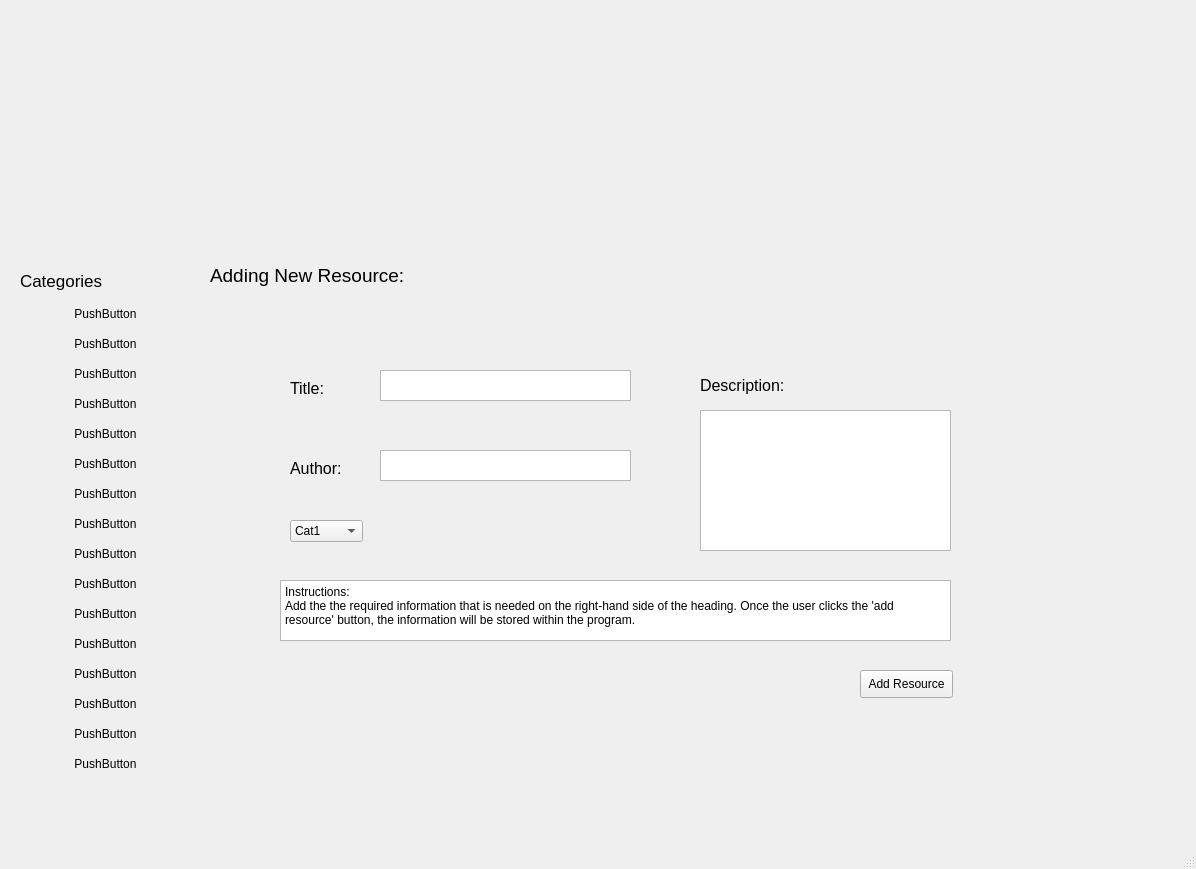
<?xml version="1.0" encoding="UTF-8"?>
<ui version="4.0">
 <class>MainWindow</class>
 <widget class="QMainWindow" name="MainWindow">
  <property name="geometry">
   <rect>
    <x>0</x>
    <y>0</y>
    <width>1196</width>
    <height>869</height>
   </rect>
  </property>
  <property name="windowTitle">
   <string>MainWindow</string>
  </property>
  <widget class="QWidget" name="centralwidget">
   <widget class="QPushButton" name="btnCat9">
    <property name="geometry">
     <rect>
      <x>10</x>
      <y>540</y>
      <width>191</width>
      <height>28</height>
     </rect>
    </property>
    <property name="styleSheet">
     <string notr="true">background-color: transparent;
border-image: url(:off.png);
background: none;
border: none;
background-repeat: none;</string>
    </property>
    <property name="text">
     <string>PushButton</string>
    </property>
   </widget>
   <widget class="QPushButton" name="btnCat15">
    <property name="geometry">
     <rect>
      <x>10</x>
      <y>720</y>
      <width>191</width>
      <height>28</height>
     </rect>
    </property>
    <property name="styleSheet">
     <string notr="true">background-color: transparent;
border-image: url(:off.png);
background: none;
border: none;
background-repeat: none;</string>
    </property>
    <property name="text">
     <string>PushButton</string>
    </property>
   </widget>
   <widget class="QPushButton" name="btnCat16">
    <property name="geometry">
     <rect>
      <x>10</x>
      <y>750</y>
      <width>191</width>
      <height>28</height>
     </rect>
    </property>
    <property name="styleSheet">
     <string notr="true">background-color: transparent;
border-image: url(:off.png);
background: none;
border: none;
background-repeat: none;</string>
    </property>
    <property name="text">
     <string>PushButton</string>
    </property>
   </widget>
   <widget class="QPushButton" name="btnCat1">
    <property name="geometry">
     <rect>
      <x>10</x>
      <y>300</y>
      <width>191</width>
      <height>28</height>
     </rect>
    </property>
    <property name="styleSheet">
     <string notr="true">background-color: transparent;
border-image: url(:off.png);
background: none;
border: none;
background-repeat: none;</string>
    </property>
    <property name="text">
     <string>PushButton</string>
    </property>
   </widget>
   <widget class="QPushButton" name="btnCat13">
    <property name="geometry">
     <rect>
      <x>10</x>
      <y>660</y>
      <width>191</width>
      <height>28</height>
     </rect>
    </property>
    <property name="styleSheet">
     <string notr="true">background-color: transparent;
border-image: url(:off.png);
background: none;
border: none;
background-repeat: none;</string>
    </property>
    <property name="text">
     <string>PushButton</string>
    </property>
   </widget>
   <widget class="QPushButton" name="btnCat4">
    <property name="geometry">
     <rect>
      <x>10</x>
      <y>390</y>
      <width>191</width>
      <height>28</height>
     </rect>
    </property>
    <property name="styleSheet">
     <string notr="true">background-color: transparent;
border-image: url(:off.png);
background: none;
border: none;
background-repeat: none;</string>
    </property>
    <property name="text">
     <string>PushButton</string>
    </property>
   </widget>
   <widget class="QLabel" name="lBackground">
    <property name="geometry">
     <rect>
      <x>0</x>
      <y>230</y>
      <width>1201</width>
      <height>621</height>
     </rect>
    </property>
    <property name="text">
     <string/>
    </property>
    <property name="pixmap">
     <pixmap>Resources/plain-white-background.jpg</pixmap>
    </property>
   </widget>
   <widget class="QPushButton" name="btnCat3">
    <property name="geometry">
     <rect>
      <x>10</x>
      <y>360</y>
      <width>191</width>
      <height>28</height>
     </rect>
    </property>
    <property name="styleSheet">
     <string notr="true">background-color: transparent;
border-image: url(:off.png);
background: none;
border: none;
background-repeat: none;</string>
    </property>
    <property name="text">
     <string>PushButton</string>
    </property>
   </widget>
   <widget class="QPushButton" name="btnCat8">
    <property name="geometry">
     <rect>
      <x>10</x>
      <y>510</y>
      <width>191</width>
      <height>28</height>
     </rect>
    </property>
    <property name="styleSheet">
     <string notr="true">background-color: transparent;
border-image: url(:off.png);
background: none;
border: none;
background-repeat: none;</string>
    </property>
    <property name="text">
     <string>PushButton</string>
    </property>
   </widget>
   <widget class="QLabel" name="lCategories">
    <property name="geometry">
     <rect>
      <x>20</x>
      <y>260</y>
      <width>131</width>
      <height>41</height>
     </rect>
    </property>
    <property name="font">
     <font>
      <pointsize>13</pointsize>
     </font>
    </property>
    <property name="text">
     <string>Categories </string>
    </property>
   </widget>
   <widget class="QPushButton" name="btnCat14">
    <property name="geometry">
     <rect>
      <x>10</x>
      <y>690</y>
      <width>191</width>
      <height>28</height>
     </rect>
    </property>
    <property name="styleSheet">
     <string notr="true">background-color: transparent;
border-image: url(:off.png);
background: none;
border: none;
background-repeat: none;</string>
    </property>
    <property name="text">
     <string>PushButton</string>
    </property>
   </widget>
   <widget class="QPushButton" name="btnCat11">
    <property name="geometry">
     <rect>
      <x>10</x>
      <y>600</y>
      <width>191</width>
      <height>28</height>
     </rect>
    </property>
    <property name="styleSheet">
     <string notr="true">background-color: transparent;
border-image: url(:off.png);
background: none;
border: none;
background-repeat: none;</string>
    </property>
    <property name="text">
     <string>PushButton</string>
    </property>
   </widget>
   <widget class="QPushButton" name="btnCat6">
    <property name="geometry">
     <rect>
      <x>10</x>
      <y>450</y>
      <width>191</width>
      <height>28</height>
     </rect>
    </property>
    <property name="styleSheet">
     <string notr="true">background-color: transparent;
border-image: url(:off.png);
background: none;
border: none;
background-repeat: none;</string>
    </property>
    <property name="text">
     <string>PushButton</string>
    </property>
   </widget>
   <widget class="QPushButton" name="btnCat12">
    <property name="geometry">
     <rect>
      <x>10</x>
      <y>630</y>
      <width>191</width>
      <height>28</height>
     </rect>
    </property>
    <property name="styleSheet">
     <string notr="true">background-color: transparent;
border-image: url(:off.png);
background: none;
border: none;
background-repeat: none;</string>
    </property>
    <property name="text">
     <string>PushButton</string>
    </property>
   </widget>
   <widget class="QPushButton" name="btnCat7">
    <property name="geometry">
     <rect>
      <x>10</x>
      <y>480</y>
      <width>191</width>
      <height>28</height>
     </rect>
    </property>
    <property name="styleSheet">
     <string notr="true">background-color: transparent;
border-image: url(:off.png);
background: none;
border: none;
background-repeat: none;</string>
    </property>
    <property name="text">
     <string>PushButton</string>
    </property>
   </widget>
   <widget class="QLabel" name="lLogo">
    <property name="geometry">
     <rect>
      <x>0</x>
      <y>-10</y>
      <width>1280</width>
      <height>261</height>
     </rect>
    </property>
    <property name="text">
     <string/>
    </property>
    <property name="pixmap">
     <pixmap>Resources/Thomastown secondary college bannar.png</pixmap>
    </property>
   </widget>
   <widget class="QPushButton" name="btnCat10">
    <property name="geometry">
     <rect>
      <x>10</x>
      <y>570</y>
      <width>191</width>
      <height>28</height>
     </rect>
    </property>
    <property name="styleSheet">
     <string notr="true">background-color: transparent;
border-image: url(:off.png);
background: none;
border: none;
background-repeat: none;</string>
    </property>
    <property name="text">
     <string>PushButton</string>
    </property>
   </widget>
   <widget class="QPushButton" name="btnCat2">
    <property name="geometry">
     <rect>
      <x>10</x>
      <y>330</y>
      <width>191</width>
      <height>28</height>
     </rect>
    </property>
    <property name="styleSheet">
     <string notr="true">background-color: transparent;
border-image: url(:off.png);
background: none;
border: none;
background-repeat: none;</string>
    </property>
    <property name="text">
     <string>PushButton</string>
    </property>
   </widget>
   <widget class="QPushButton" name="btnCat5">
    <property name="geometry">
     <rect>
      <x>10</x>
      <y>420</y>
      <width>191</width>
      <height>28</height>
     </rect>
    </property>
    <property name="styleSheet">
     <string notr="true">background-color: transparent;
border-image: url(:off.png);
background: none;
border: none;
background-repeat: none;</string>
    </property>
    <property name="text">
     <string>PushButton</string>
    </property>
   </widget>
   <widget class="QLabel" name="label">
    <property name="geometry">
     <rect>
      <x>290</x>
      <y>380</y>
      <width>55</width>
      <height>16</height>
     </rect>
    </property>
    <property name="font">
     <font>
      <pointsize>12</pointsize>
     </font>
    </property>
    <property name="text">
     <string>Title:</string>
    </property>
   </widget>
   <widget class="QLabel" name="label_2">
    <property name="geometry">
     <rect>
      <x>290</x>
      <y>460</y>
      <width>71</width>
      <height>16</height>
     </rect>
    </property>
    <property name="font">
     <font>
      <pointsize>12</pointsize>
     </font>
    </property>
    <property name="text">
     <string>Author:</string>
    </property>
   </widget>
   <widget class="QComboBox" name="comboBox">
    <property name="geometry">
     <rect>
      <x>290</x>
      <y>520</y>
      <width>73</width>
      <height>22</height>
     </rect>
    </property>
    <item>
     <property name="text">
      <string>Cat1</string>
     </property>
    </item>
    <item>
     <property name="text">
      <string>Cat2</string>
     </property>
    </item>
    <item>
     <property name="text">
      <string>Cat3</string>
     </property>
    </item>
    <item>
     <property name="text">
      <string>Cat4</string>
     </property>
    </item>
    <item>
     <property name="text">
      <string>Cat5</string>
     </property>
    </item>
    <item>
     <property name="text">
      <string>Cat6</string>
     </property>
    </item>
    <item>
     <property name="text">
      <string>Cat7</string>
     </property>
    </item>
    <item>
     <property name="text">
      <string>Cat8</string>
     </property>
    </item>
    <item>
     <property name="text">
      <string>Cat9</string>
     </property>
    </item>
    <item>
     <property name="text">
      <string>Cat10</string>
     </property>
    </item>
    <item>
     <property name="text">
      <string>Cat11</string>
     </property>
    </item>
    <item>
     <property name="text">
      <string>Cat12</string>
     </property>
    </item>
    <item>
     <property name="text">
      <string>Cat13</string>
     </property>
    </item>
    <item>
     <property name="text">
      <string>Cat14</string>
     </property>
    </item>
    <item>
     <property name="text">
      <string>Cat15</string>
     </property>
    </item>
    <item>
     <property name="text">
      <string>Cat16</string>
     </property>
    </item>
   </widget>
   <widget class="QPlainTextEdit" name="plainTextEdit">
    <property name="geometry">
     <rect>
      <x>380</x>
      <y>370</y>
      <width>251</width>
      <height>31</height>
     </rect>
    </property>
   </widget>
   <widget class="QPlainTextEdit" name="plainTextEdit_2">
    <property name="geometry">
     <rect>
      <x>380</x>
      <y>450</y>
      <width>251</width>
      <height>31</height>
     </rect>
    </property>
   </widget>
   <widget class="QLabel" name="label_3">
    <property name="geometry">
     <rect>
      <x>700</x>
      <y>370</y>
      <width>111</width>
      <height>31</height>
     </rect>
    </property>
    <property name="font">
     <font>
      <pointsize>12</pointsize>
     </font>
    </property>
    <property name="text">
     <string>Description:</string>
    </property>
   </widget>
   <widget class="QPlainTextEdit" name="plainTextEdit_3">
    <property name="geometry">
     <rect>
      <x>700</x>
      <y>410</y>
      <width>251</width>
      <height>141</height>
     </rect>
    </property>
   </widget>
   <widget class="QLabel" name="label_4">
    <property name="geometry">
     <rect>
      <x>210</x>
      <y>260</y>
      <width>231</width>
      <height>31</height>
     </rect>
    </property>
    <property name="font">
     <font>
      <pointsize>14</pointsize>
     </font>
    </property>
    <property name="text">
     <string>Adding New Resource:</string>
    </property>
   </widget>
   <widget class="QPlainTextEdit" name="plainTextEdit_4">
    <property name="geometry">
     <rect>
      <x>280</x>
      <y>580</y>
      <width>671</width>
      <height>61</height>
     </rect>
    </property>
    <property name="plainText">
     <string>Instructions:
Add the the required information that is needed on the right-hand side of the heading. Once the user clicks the 'add resource' button, the information will be stored within the program.</string>
    </property>
   </widget>
   <widget class="QPushButton" name="pushButton">
    <property name="geometry">
     <rect>
      <x>860</x>
      <y>670</y>
      <width>93</width>
      <height>28</height>
     </rect>
    </property>
    <property name="text">
     <string>Add Resource</string>
    </property>
   </widget>
   <zorder>lBackground</zorder>
   <zorder>btnCat9</zorder>
   <zorder>btnCat15</zorder>
   <zorder>btnCat16</zorder>
   <zorder>btnCat1</zorder>
   <zorder>btnCat13</zorder>
   <zorder>btnCat4</zorder>
   <zorder>btnCat3</zorder>
   <zorder>btnCat8</zorder>
   <zorder>lCategories</zorder>
   <zorder>btnCat14</zorder>
   <zorder>btnCat11</zorder>
   <zorder>btnCat6</zorder>
   <zorder>btnCat12</zorder>
   <zorder>btnCat7</zorder>
   <zorder>lLogo</zorder>
   <zorder>btnCat10</zorder>
   <zorder>btnCat2</zorder>
   <zorder>btnCat5</zorder>
   <zorder>label</zorder>
   <zorder>label_2</zorder>
   <zorder>comboBox</zorder>
   <zorder>plainTextEdit</zorder>
   <zorder>plainTextEdit_2</zorder>
   <zorder>label_3</zorder>
   <zorder>plainTextEdit_3</zorder>
   <zorder>label_4</zorder>
   <zorder>plainTextEdit_4</zorder>
   <zorder>pushButton</zorder>
  </widget>
  <widget class="QMenuBar" name="menubar">
   <property name="geometry">
    <rect>
     <x>0</x>
     <y>0</y>
     <width>1196</width>
     <height>26</height>
    </rect>
   </property>
  </widget>
  <widget class="QStatusBar" name="statusbar"/>
 </widget>
 <resources/>
 <connections/>
</ui>
